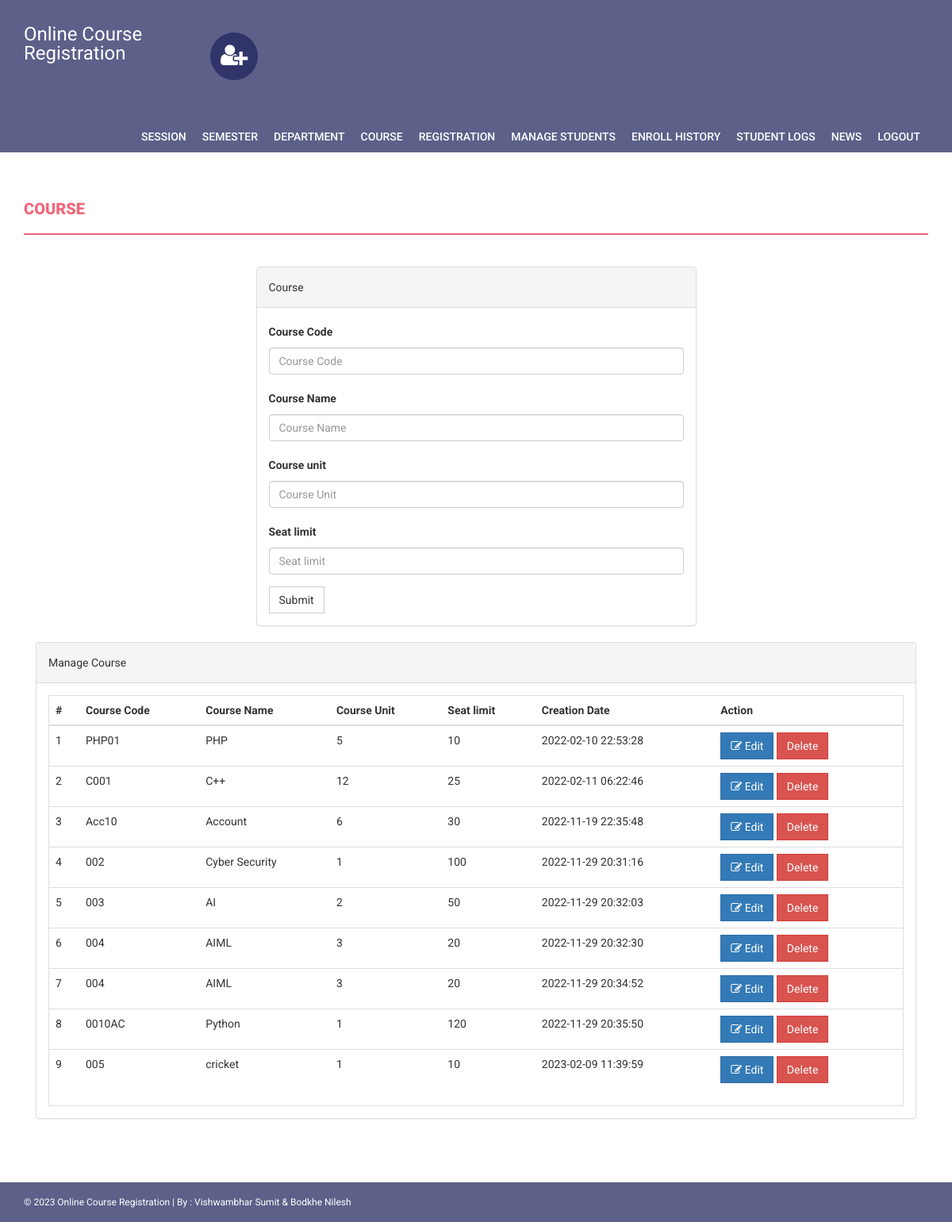
/onlinecourse/admin/course.php (signed in), run on the app's committed database.
### tables this page shows
CREATE TABLE IF NOT EXISTS `course` (
  `id` int(11) NOT NULL AUTO_INCREMENT,
  `courseCode` varchar(255) DEFAULT NULL,
  `courseName` varchar(255) DEFAULT NULL,
  `courseUnit` varchar(255) DEFAULT NULL,
  `noofSeats` int(11) DEFAULT NULL,
  `creationDate` timestamp NULL DEFAULT CURRENT_TIMESTAMP,
  `updationDate` varchar(255) DEFAULT NULL,
  PRIMARY KEY (`id`)
);

### onlinecourse/admin/course.php (the view, shortened to what this page needs)
<?php
if(strlen($_SESSION['alogin'])==0)
    {
header('location:index.php');
}
else{
?>
<!DOCTYPE html>
<html xmlns="http://www.w3.org/1999/xhtml">
<head>
    <link href="../assets/css/bootstrap.css" rel="stylesheet" />
    <link href="../assets/css/font-awesome.css" rel="stylesheet" />
    <link href="../assets/css/style.css" rel="stylesheet" />
</head>
<body>
<?php include('includes/header.php');?>
<?php if($_SESSION['alogin']!="")
{
 include('includes/menubar.php');
}
 ?>
    <div class="content-wrapper">
        <div class="container">
              <div class="row">
                    <div class="col-md-12">
                        <h1 class="page-head-line">Course  </h1>
                    </div>
                </div>
                <div class="row" >
                  <div class="col-md-3"></div>
                    <div class="col-md-6">
                        <div class="panel panel-default">
                        <div class="panel-heading">
                           Course
                        </div>
                        <div class="panel-body">
                       <form name="dept" method="post">
   <div class="form-group">
    <label for="coursecode">Course Code  </label>
    <input type="text" class="form-control" id="coursecode" name="coursecode" placeholder="Course Code" required />
  </div>
 <div class="form-group">
    <label for="coursename">Course Name  </label>
    <input type="text" class="form-control" id="coursename" name="coursename" placeholder="Course Name" required />
  </div>
<div class="form-group">
    <label for="courseunit">Course unit  </label>
    <input type="text" class="form-control" id="courseunit" name="courseunit" placeholder="Course Unit" required />
  </div>
<div class="form-group">
    <label for="seatlimit">Seat limit  </label>
    <input type="text" class="form-control" id="seatlimit" name="seatlimit" placeholder="Seat limit" required />
  </div>
 <button type="submit" name="submit" class="btn btn-default">Submit</button>
</form>
                            </div>
                            </div>
                    </div>
                </div>
                <div class="col-md-12">
                    <div class="panel panel-default">
                        <div class="panel-heading">
                            Manage Course
                        </div>
                        <div class="panel-body">
                            <div class="table-responsive table-bordered">
                                <table class="table">
                                    <thead>
                                        <tr>
                                            <th>#</th>
                                            <th>Course Code</th>
                                            <th>Course Name </th>
                                            <th>Course Unit</th>
                                            <th>Seat limit</th>
                                             <th>Creation Date</th>
                                             <th>Action</th>
                                        </tr>
                                    </thead>
                                    <tbody>
<?php
$sql=mysqli_query($con,"select * from course");
$cnt=1;
while($row=mysqli_fetch_array($sql))
{
?>
                                        <tr>
                                            <td><?php echo $cnt;?></td>
                                            <td><?php echo htmlentities($row['courseCode']);?></td>
                                            <td><?php echo htmlentities($row['courseName']);?></td>
                                            <td><?php echo htmlentities($row['courseUnit']);?></td>
                                             <td><?php echo htmlentities($row['noofSeats']);?></td>
                                            <td><?php echo htmlentities($row['creationDate']);?></td>
                                            <td>
                                            <a href="edit-course.php?id=<?php echo $row['id']?>">
<button class="btn btn-primary"><i class="fa fa-edit "></i> Edit</button> </a>
  <a href="course.php?id=<?php echo $row['id']?>&del=delete" onClick="return confirm('Are you sure you want to delete?')">
                                            <button class="btn btn-danger">Delete</button>
</a>
                                            </td>
                                        </tr>
<?php
$cnt++;
} ?>
                                    </tbody>
                                </table>
                            </div>
                        </div>
                    </div>
                </div>
            </div>
        </div>
  <?php include('includes/footer.php');?>
</body>
</html>
<?php } ?>

### onlinecourse/admin/includes/header.php (shortened to what this page needs)
<div class="navbar navbar-inverse set-radius-zero">
    <div class="container">
        <div class="navbar-header">
             <a class="navbar-brand" href="#" style="color:#fff; font-size:24px;4px; line-height:24px; ">
               Online Course Registration
            </a>
        </div>
        <div class="left-div">
            <i class="fa fa-user-plus login-icon" ></i>
    </div>
        </div>
    </div>

### onlinecourse/admin/includes/menubar.php
<section class="menu-section">
        <div class="container">
            <div class="row">
                <div class="col-md-12">
                    <div class="navbar-collapse collapse ">
                        <ul id="menu-top" class="nav navbar-nav navbar-right">
                            <li><a href="session.php">Session</a></li>
                            <li><a href="semester.php">Semester </a></li>
                            <li><a   href="department.php">Department</a></li>
                             <li><a href="course.php">Course</a></li>
                              <li><a href="student-registration.php">Registration</a></li>
                               <li><a href="manage-students.php">Manage Students</a></li>
                               <li><a href="enroll-history.php">Enroll History</a></li>
                               <li><a href="user-log.php">Student Logs </a></li>
                                <li><a href="news.php">News </a></li>
                            <li><a href="logout.php">Logout</a></li>
                        </ul>
                    </div>
                </div>
            </div>
        </div>
    </section>

### onlinecourse/admin/includes/footer.php
<footer>
        <div class="container">
            <div class="row">
                <div class="col-md-12">
                    &copy; <?php echo date('Y');?> Online Course Registration | By : <a href=" " target="_blank">Vishwambhar Sumit & Bodkhe Nilesh </a>
                </div>
            </div>
        </div>
    </footer>

### onlinecourse/assets/css/style.css (style rules this page uses)
body { font-family: 'Roboto', sans-serif; line-height: 30px; }
.set-radius-zero { border-radius: 0px; -moz-border-radius: 0px; -webkit-border-radius: 0px; }
.content-wrapper { margin-top: 40px; min-height: 600px; padding-bottom: 60px; }
.page-head-line { font-weight: 900; padding-bottom: 20px; border-bottom: 2px solid #F0677C; text-transform: uppercase; color: #F0677C; font-size: 20px; margin-bottom: 40px; }
.btn { border-radius: 0px; -webkit-border-radius: 0px; -moz-border-radius: 0px; }
.login-icon { height: 60px; width: 60px; padding: 13px; border-radius: 50%; font-size: 30px; margin-bottom: 20px; color: #fff; text-align: center; cursor:pointer; background-color:#1f235cb8; -webkit-border-radius:50%; -moz-border-radius:50%; }
.left-div { padding-left: 30px; margin-top: 40px; margin-bottom: 30px; }
.navbar-brand { width: 250px; padding-top: 30px; }
.menu-section { background-color:#1f235cb8; }
#menu-top a { color: #FFF; text-decoration: none; font-weight: 500; padding: 10px 10px 10px 10px; text-transform: uppercase; }
.navbar-inverse { background-color: #1f235cb8; border-color: transparent; }
.navbar { margin-bottom: 0px; }
footer { padding: 10px; color: #fff; font-size: 12px; background-color: #1f235cb8; }
footer a, footer a:hover { color: #fff; text-decoration: none; }

### data on the page
course: courseCode "PHP01", courseName "PHP", courseUnit "5", noofSeats "10", creationDate "2022-02-10 22:53:28"
course: courseCode "C001", courseName "C++", courseUnit "12", noofSeats "25", creationDate "2022-02-11 06:22:46"
course: courseCode "Acc10", courseName "Account", courseUnit "6", noofSeats "30", creationDate "2022-11-19 22:35:48"
course: courseCode "002", courseName "Cyber Security", courseUnit "1", noofSeats "100", creationDate "2022-11-29 20:31:16"
course: courseCode "003", courseName "AI", courseUnit "2", noofSeats "50", creationDate "2022-11-29 20:32:03"
course: courseCode "004", courseName "AIML", courseUnit "3", noofSeats "20", creationDate "2022-11-29 20:32:30"
course: courseCode "004", courseName "AIML", courseUnit "3", noofSeats "20", creationDate "2022-11-29 20:34:52"
course: courseCode "0010AC", courseName "Python", courseUnit "1", noofSeats "120", creationDate "2022-11-29 20:35:50"
course: courseCode "005", courseName "cricket", courseUnit "1", noofSeats "10", creationDate "2023-02-09 11:39:59"
